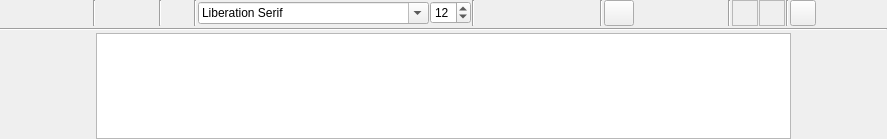
<?xml version="1.0" encoding="UTF-8"?>
<ui version="4.0">
 <class>WordEditFrame</class>
 <widget class="QWidget" name="WordEditFrame">
  <property name="geometry">
   <rect>
    <x>0</x>
    <y>0</y>
    <width>887</width>
    <height>139</height>
   </rect>
  </property>
  <property name="windowTitle">
   <string>Form</string>
  </property>
  <layout class="QVBoxLayout" name="verticalLayout">
   <property name="spacing">
    <number>2</number>
   </property>
   <property name="margin">
    <number>0</number>
   </property>
   <item>
    <widget class="QWidget" name="toolbarWidget" native="true">
     <layout class="QHBoxLayout" name="horizontalLayout">
      <property name="spacing">
       <number>1</number>
      </property>
      <property name="margin">
       <number>0</number>
      </property>
      <item>
       <widget class="QPushButton" name="cutButton">
        <property name="enabled">
         <bool>false</bool>
        </property>
        <property name="maximumSize">
         <size>
          <width>30</width>
          <height>30</height>
         </size>
        </property>
        <property name="text">
         <string/>
        </property>
        <property name="icon">
         <iconset resource="../../Resources.qrc">
          <normaloff>:/images/Cut.png</normaloff>:/images/Cut.png</iconset>
        </property>
        <property name="iconSize">
         <size>
          <width>23</width>
          <height>23</height>
         </size>
        </property>
        <property name="flat">
         <bool>true</bool>
        </property>
       </widget>
      </item>
      <item>
       <widget class="QPushButton" name="copyButton">
        <property name="enabled">
         <bool>false</bool>
        </property>
        <property name="maximumSize">
         <size>
          <width>30</width>
          <height>30</height>
         </size>
        </property>
        <property name="text">
         <string/>
        </property>
        <property name="icon">
         <iconset resource="../../Resources.qrc">
          <normaloff>:/images/Copy.png</normaloff>:/images/Copy.png</iconset>
        </property>
        <property name="iconSize">
         <size>
          <width>23</width>
          <height>23</height>
         </size>
        </property>
        <property name="flat">
         <bool>true</bool>
        </property>
       </widget>
      </item>
      <item>
       <widget class="QPushButton" name="pasteButton">
        <property name="maximumSize">
         <size>
          <width>30</width>
          <height>30</height>
         </size>
        </property>
        <property name="text">
         <string/>
        </property>
        <property name="icon">
         <iconset resource="../../Resources.qrc">
          <normaloff>:/images/Paste.png</normaloff>:/images/Paste.png</iconset>
        </property>
        <property name="iconSize">
         <size>
          <width>23</width>
          <height>23</height>
         </size>
        </property>
        <property name="flat">
         <bool>true</bool>
        </property>
       </widget>
      </item>
      <item>
       <widget class="Line" name="line">
        <property name="orientation">
         <enum>Qt::Vertical</enum>
        </property>
       </widget>
      </item>
      <item>
       <widget class="QPushButton" name="undoButton">
        <property name="enabled">
         <bool>false</bool>
        </property>
        <property name="maximumSize">
         <size>
          <width>30</width>
          <height>30</height>
         </size>
        </property>
        <property name="text">
         <string/>
        </property>
        <property name="icon">
         <iconset resource="../../Resources.qrc">
          <normaloff>:/images/Undo.png</normaloff>:/images/Undo.png</iconset>
        </property>
        <property name="iconSize">
         <size>
          <width>23</width>
          <height>23</height>
         </size>
        </property>
        <property name="flat">
         <bool>true</bool>
        </property>
       </widget>
      </item>
      <item>
       <widget class="QPushButton" name="redoButton">
        <property name="enabled">
         <bool>false</bool>
        </property>
        <property name="maximumSize">
         <size>
          <width>30</width>
          <height>30</height>
         </size>
        </property>
        <property name="text">
         <string/>
        </property>
        <property name="icon">
         <iconset resource="../../Resources.qrc">
          <normaloff>:/images/Redo.png</normaloff>:/images/Redo.png</iconset>
        </property>
        <property name="iconSize">
         <size>
          <width>23</width>
          <height>23</height>
         </size>
        </property>
        <property name="flat">
         <bool>true</bool>
        </property>
       </widget>
      </item>
      <item>
       <widget class="Line" name="line_2">
        <property name="orientation">
         <enum>Qt::Vertical</enum>
        </property>
       </widget>
      </item>
      <item>
       <widget class="QPushButton" name="fontButton">
        <property name="maximumSize">
         <size>
          <width>30</width>
          <height>30</height>
         </size>
        </property>
        <property name="text">
         <string/>
        </property>
        <property name="icon">
         <iconset resource="../../Resources.qrc">
          <normaloff>:/images/Font.png</normaloff>:/images/Font.png</iconset>
        </property>
        <property name="iconSize">
         <size>
          <width>23</width>
          <height>23</height>
         </size>
        </property>
        <property name="flat">
         <bool>true</bool>
        </property>
       </widget>
      </item>
      <item>
       <widget class="Line" name="line_7">
        <property name="orientation">
         <enum>Qt::Vertical</enum>
        </property>
       </widget>
      </item>
      <item>
       <widget class="QFontComboBox" name="fontComboBox">
        <property name="currentFont">
         <font>
          <family>Times New Roman</family>
          <pointsize>12</pointsize>
         </font>
        </property>
       </widget>
      </item>
      <item>
       <widget class="QSpinBox" name="fontSizeSpinBox">
        <property name="maximum">
         <number>72</number>
        </property>
        <property name="value">
         <number>12</number>
        </property>
       </widget>
      </item>
      <item>
       <widget class="Line" name="line_8">
        <property name="orientation">
         <enum>Qt::Vertical</enum>
        </property>
       </widget>
      </item>
      <item>
       <widget class="QPushButton" name="boldButton">
        <property name="maximumSize">
         <size>
          <width>30</width>
          <height>30</height>
         </size>
        </property>
        <property name="text">
         <string/>
        </property>
        <property name="icon">
         <iconset resource="../../Resources.qrc">
          <normaloff>:/images/Bold.png</normaloff>:/images/Bold.png</iconset>
        </property>
        <property name="iconSize">
         <size>
          <width>23</width>
          <height>23</height>
         </size>
        </property>
        <property name="flat">
         <bool>true</bool>
        </property>
       </widget>
      </item>
      <item>
       <widget class="QPushButton" name="italicButton">
        <property name="maximumSize">
         <size>
          <width>30</width>
          <height>30</height>
         </size>
        </property>
        <property name="text">
         <string/>
        </property>
        <property name="icon">
         <iconset resource="../../Resources.qrc">
          <normaloff>:/images/Italic.png</normaloff>:/images/Italic.png</iconset>
        </property>
        <property name="iconSize">
         <size>
          <width>23</width>
          <height>23</height>
         </size>
        </property>
        <property name="flat">
         <bool>true</bool>
        </property>
       </widget>
      </item>
      <item>
       <widget class="QPushButton" name="underlineButton">
        <property name="maximumSize">
         <size>
          <width>30</width>
          <height>30</height>
         </size>
        </property>
        <property name="text">
         <string/>
        </property>
        <property name="icon">
         <iconset resource="../../Resources.qrc">
          <normaloff>:/images/Underline.png</normaloff>:/images/Underline.png</iconset>
        </property>
        <property name="iconSize">
         <size>
          <width>23</width>
          <height>23</height>
         </size>
        </property>
        <property name="flat">
         <bool>true</bool>
        </property>
       </widget>
      </item>
      <item>
       <widget class="QPushButton" name="strikeOutButton">
        <property name="maximumSize">
         <size>
          <width>30</width>
          <height>30</height>
         </size>
        </property>
        <property name="text">
         <string/>
        </property>
        <property name="icon">
         <iconset resource="../../Resources.qrc">
          <normaloff>:/images/StrikeOut.png</normaloff>:/images/StrikeOut.png</iconset>
        </property>
        <property name="iconSize">
         <size>
          <width>23</width>
          <height>23</height>
         </size>
        </property>
        <property name="flat">
         <bool>true</bool>
        </property>
       </widget>
      </item>
      <item>
       <widget class="Line" name="line_3">
        <property name="orientation">
         <enum>Qt::Vertical</enum>
        </property>
       </widget>
      </item>
      <item>
       <widget class="QPushButton" name="leftButton">
        <property name="maximumSize">
         <size>
          <width>30</width>
          <height>30</height>
         </size>
        </property>
        <property name="text">
         <string/>
        </property>
        <property name="icon">
         <iconset resource="../../Resources.qrc">
          <normaloff>:/images/Left.png</normaloff>:/images/Left.png</iconset>
        </property>
        <property name="iconSize">
         <size>
          <width>23</width>
          <height>23</height>
         </size>
        </property>
        <property name="flat">
         <bool>false</bool>
        </property>
       </widget>
      </item>
      <item>
       <widget class="QPushButton" name="centerButton">
        <property name="maximumSize">
         <size>
          <width>30</width>
          <height>30</height>
         </size>
        </property>
        <property name="text">
         <string/>
        </property>
        <property name="icon">
         <iconset resource="../../Resources.qrc">
          <normaloff>:/images/Center.png</normaloff>:/images/Center.png</iconset>
        </property>
        <property name="iconSize">
         <size>
          <width>23</width>
          <height>23</height>
         </size>
        </property>
        <property name="flat">
         <bool>true</bool>
        </property>
       </widget>
      </item>
      <item>
       <widget class="QPushButton" name="rightButton">
        <property name="maximumSize">
         <size>
          <width>30</width>
          <height>30</height>
         </size>
        </property>
        <property name="text">
         <string/>
        </property>
        <property name="icon">
         <iconset resource="../../Resources.qrc">
          <normaloff>:/images/Right.png</normaloff>:/images/Right.png</iconset>
        </property>
        <property name="iconSize">
         <size>
          <width>23</width>
          <height>23</height>
         </size>
        </property>
        <property name="flat">
         <bool>true</bool>
        </property>
       </widget>
      </item>
      <item>
       <widget class="QPushButton" name="wholeButton">
        <property name="maximumSize">
         <size>
          <width>30</width>
          <height>30</height>
         </size>
        </property>
        <property name="text">
         <string/>
        </property>
        <property name="icon">
         <iconset resource="../../Resources.qrc">
          <normaloff>:/images/Whole.png</normaloff>:/images/Whole.png</iconset>
        </property>
        <property name="iconSize">
         <size>
          <width>23</width>
          <height>23</height>
         </size>
        </property>
        <property name="flat">
         <bool>true</bool>
        </property>
       </widget>
      </item>
      <item>
       <widget class="Line" name="line_4">
        <property name="orientation">
         <enum>Qt::Vertical</enum>
        </property>
       </widget>
      </item>
      <item>
       <widget class="ColorArea" name="textColorArea">
        <property name="sizePolicy">
         <sizepolicy hsizetype="Fixed" vsizetype="Fixed">
          <horstretch>0</horstretch>
          <verstretch>0</verstretch>
         </sizepolicy>
        </property>
        <property name="minimumSize">
         <size>
          <width>26</width>
          <height>26</height>
         </size>
        </property>
        <property name="maximumSize">
         <size>
          <width>26</width>
          <height>26</height>
         </size>
        </property>
        <property name="frameShape">
         <enum>QFrame::StyledPanel</enum>
        </property>
        <property name="frameShadow">
         <enum>QFrame::Plain</enum>
        </property>
       </widget>
      </item>
      <item>
       <widget class="ColorArea" name="backgroundColorArea">
        <property name="sizePolicy">
         <sizepolicy hsizetype="Fixed" vsizetype="Fixed">
          <horstretch>0</horstretch>
          <verstretch>0</verstretch>
         </sizepolicy>
        </property>
        <property name="minimumSize">
         <size>
          <width>26</width>
          <height>26</height>
         </size>
        </property>
        <property name="maximumSize">
         <size>
          <width>26</width>
          <height>26</height>
         </size>
        </property>
        <property name="frameShape">
         <enum>QFrame::StyledPanel</enum>
        </property>
        <property name="frameShadow">
         <enum>QFrame::Plain</enum>
        </property>
       </widget>
      </item>
      <item>
       <widget class="Line" name="line_6">
        <property name="orientation">
         <enum>Qt::Vertical</enum>
        </property>
       </widget>
      </item>
      <item>
       <widget class="QPushButton" name="contextButton">
        <property name="minimumSize">
         <size>
          <width>26</width>
          <height>26</height>
         </size>
        </property>
        <property name="maximumSize">
         <size>
          <width>26</width>
          <height>26</height>
         </size>
        </property>
        <property name="text">
         <string/>
        </property>
        <property name="icon">
         <iconset resource="../../Resources.qrc">
          <normaloff>:/images/Down.png</normaloff>:/images/Down.png</iconset>
        </property>
       </widget>
      </item>
      <item>
       <spacer name="horizontalSpacer">
        <property name="orientation">
         <enum>Qt::Horizontal</enum>
        </property>
        <property name="sizeHint" stdset="0">
         <size>
          <width>0</width>
          <height>20</height>
         </size>
        </property>
       </spacer>
      </item>
     </layout>
    </widget>
   </item>
   <item>
    <widget class="Line" name="line_5">
     <property name="orientation">
      <enum>Qt::Horizontal</enum>
     </property>
    </widget>
   </item>
   <item>
    <layout class="QHBoxLayout" name="horizontalLayout_2">
     <property name="spacing">
      <number>4</number>
     </property>
     <item>
      <spacer name="horizontalSpacer_2">
       <property name="orientation">
        <enum>Qt::Horizontal</enum>
       </property>
       <property name="sizeHint" stdset="0">
        <size>
         <width>0</width>
         <height>0</height>
        </size>
       </property>
      </spacer>
     </item>
     <item>
      <widget class="WordTextEdit" name="valueEdit">
       <property name="minimumSize">
        <size>
         <width>695</width>
         <height>100</height>
        </size>
       </property>
       <property name="maximumSize">
        <size>
         <width>695</width>
         <height>16777215</height>
        </size>
       </property>
       <property name="font">
        <font>
         <family>Times New Roman</family>
         <pointsize>12</pointsize>
        </font>
       </property>
       <property name="autoFormatting">
        <set>QTextEdit::AutoAll</set>
       </property>
      </widget>
     </item>
     <item>
      <spacer name="horizontalSpacer_3">
       <property name="orientation">
        <enum>Qt::Horizontal</enum>
       </property>
       <property name="sizeHint" stdset="0">
        <size>
         <width>0</width>
         <height>0</height>
        </size>
       </property>
      </spacer>
     </item>
    </layout>
   </item>
  </layout>
 </widget>
 <customwidgets>
  <customwidget>
   <class>ColorArea</class>
   <extends>QFrame</extends>
   <header>src/widgets/colorarea.h</header>
   <container>1</container>
   <slots>
    <signal>colorChanged(QColor)</signal>
   </slots>
  </customwidget>
  <customwidget>
   <class>WordTextEdit</class>
   <extends>QTextEdit</extends>
   <header>src/widgets/wordtextedit.h</header>
  </customwidget>
 </customwidgets>
 <resources>
  <include location="../../Resources.qrc"/>
 </resources>
 <connections/>
</ui>
